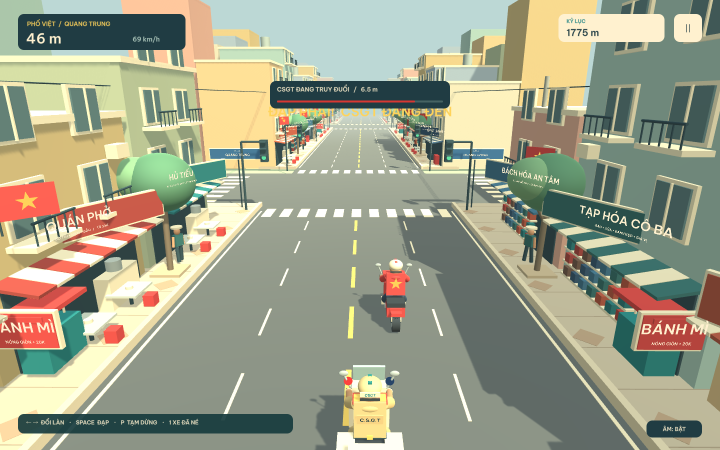
#> input picture Captures/13-chase.png, 1440 x 900 px, given in place of PV_BlueSupercar_Palette-xanh-goc.png, which was not available (shown at 1/2 size)
$ python recolor_player_yellow.py 1.0 1.0
#> lines starting #> are read from the running program, lines starting #| are printed output that depends on the picture; after the words box and inside, x2 and y2 are one past the last pixel; in counts of white or black regions, pixels touching at a corner belong together
# 21.336 — đổi màu chủ đạo xe người chơi (Blue Petshop Supercar) từ xanh dương sang vàng.
# Đọc bản gốc xanh (ArtSource/Concepts/XeVang-20261123/PV_BlueSupercar_Palette-xanh-goc.png), chỉ đổi điểm ảnh có sắc xanh dương
# (hue 185–265°, độ bão hoà > 0,2), giữ đen/xám/trắng/chữ/đèn; ghi đè Assets/PhoViet/Art/PlayerCar/PV_BlueSupercar_Palette.png.
# Chạy:  python -X utf8 AgentScripts/recolor_player_yellow.py [hue_vàng=50] [tăng_sáng=1.45]
# Muốn trả về xanh: chép lại tệp gốc ở thư mục ArtSource trên vào Assets/PhoViet/Art/PlayerCar/PV_BlueSupercar_Palette.png.
import sys
import numpy as np
from PIL import Image

SRC = "ArtSource/Concepts/XeVang-20261123/PV_BlueSupercar_Palette-xanh-goc.png"
DST = "Assets/PhoViet/Art/PlayerCar/PV_BlueSupercar_Palette.png"
HUE = float(sys.argv[1]) if len(sys.argv) > 1 else 50.0
GAIN = float(sys.argv[2]) if len(sys.argv) > 2 else 1.45


def smooth(e0, e1, x):
    t = np.clip((x - e0) / (e1 - e0), 0, 1)
    return t * t * (3 - 2 * t)


a = np.asarray(Image.open(SRC).convert("RGB")).astype(np.float64) / 255.0
r, g, b = a[..., 0], a[..., 1], a[..., 2]
mx, mn = a.max(2), a.min(2)
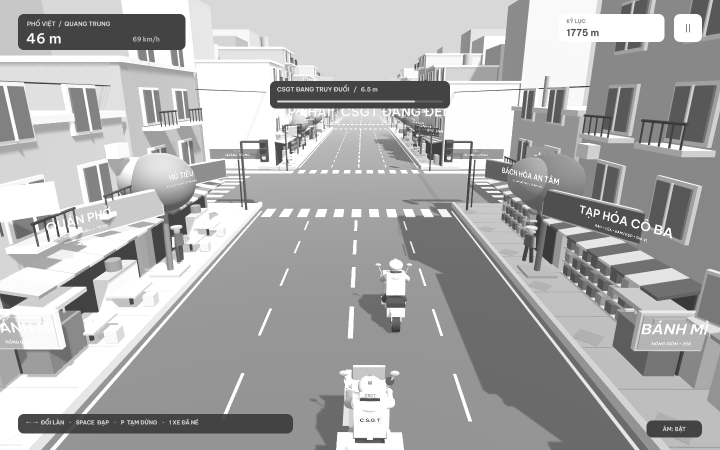
#> mx: shape (900, 1440) float64 (shown at 1/2 size); min 0.173, max 1, mean 0.67
d = mx - mn
s = np.where(mx > 1e-5, d / np.maximum(mx, 1e-5), 0)
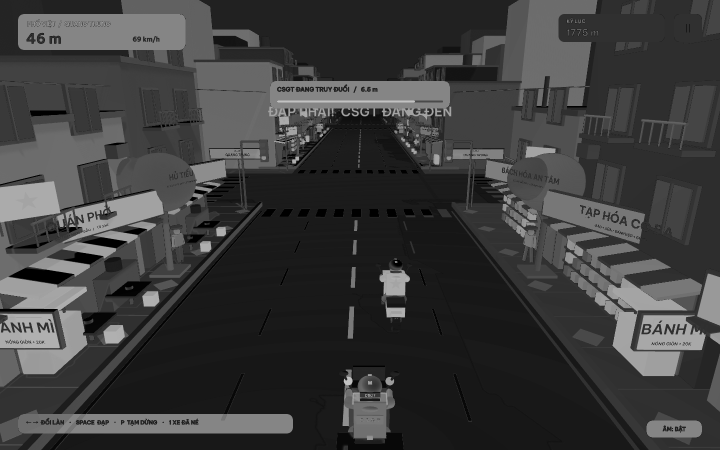
#> s: shape (900, 1440) float64 (shown at 1/2 size); min 0, max 0.82, mean 0.239
h = np.zeros_like(mx)
nz = d > 1e-5
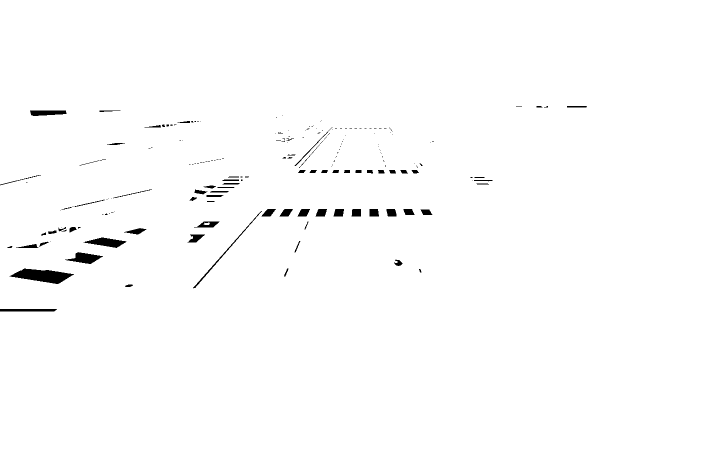
#> nz: shape (900, 1440) bool (shown at 1/2 size); 98.9% white; 196 black regions (124 under 20 px), largest, box (x1, y1, x2, y2) and area: (19, 537, 148, 568) 2247, (167, 475, 253, 496) 951, (130, 504, 206, 528) 919
rm = nz & (mx == r); gm = nz & (mx == g) & ~rm; bm = nz & ~rm & ~gm
#> after `rm = nz & (mx == r)`: rm: shape (900, 1440) bool; 35.1% white; 768 white regions (592 under 20 px), largest, box (x1, y1, x2, y2) and area: (0, 163, 525, 900) 150557, (903, 394, 1440, 900) 97118, (783, 0, 1329, 426) 85714
#> after `gm = nz & (mx == g) & ~rm`:
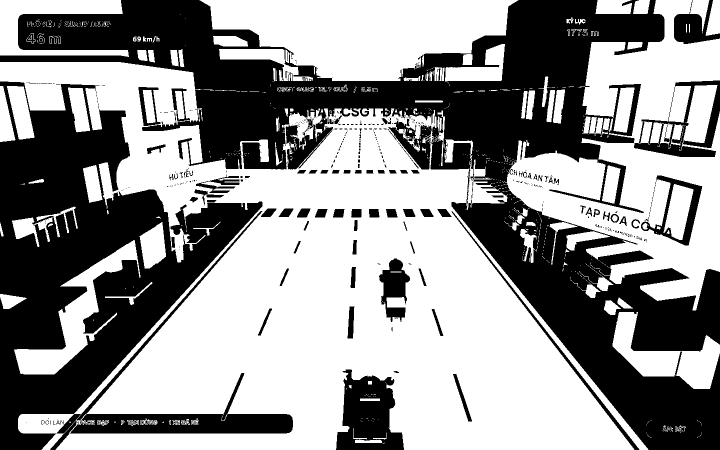
#> gm: shape (900, 1440) bool (shown at 1/2 size); 57.8% white; 418 black regions (329 under 20 px), largest, box (x1, y1, x2, y2) and area: (0, 0, 1440, 900) 312739, (0, 163, 586, 900) 181102, (672, 739, 808, 900) 14288
#> after `bm = nz & ~rm & ~gm`: bm: shape (900, 1440) bool; 6% white; 283 white regions (227 under 20 px), largest, box (x1, y1, x2, y2) and area: (36, 28, 371, 100) 21817, (540, 135, 900, 229) 17454, (140, 828, 586, 867) 15232
h[rm] = (60 * ((g - b)[rm] / d[rm])) % 360
h[gm] = 60 * ((b - r)[gm] / d[gm]) + 120
h[bm] = 60 * ((r - g)[bm] / d[bm]) + 240
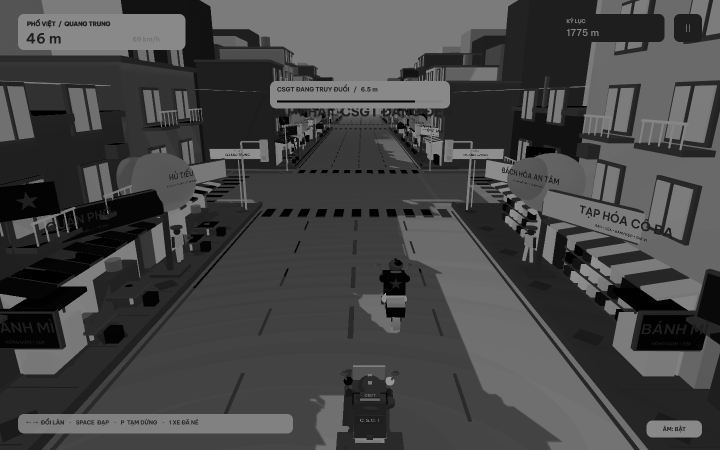
#> h: shape (900, 1440) float64 (shown at 1/2 size); min 0, max 357.3, mean 98.7; drawn with min black and max white

# trọng số: sắc xanh dương + đủ bão hoà (mép mềm để không lộ viền)
w = smooth(185, 200, h) * (1 - smooth(250, 265, h)) * smooth(0.2, 0.38, s)
#> in smooth (call 2), `t = np.clip((x - e0) / (e1 - e0), 0, 1)`: t: shape (900, 1440) float64; values 0 (black) and 1 (white), 0% white in thin lines or dots, all inside (x1, y1, x2, y2) = (769, 260, 1022, 603)

nh = HUE + (h - 215) * 0.12                      # giữ chút biến thiên sắc
ns = np.clip(s * 1.05, 0, 0.92)
nv = np.clip(mx * GAIN, 0, 1) ** 0.85            # vàng cần sáng hơn xanh mới ra vàng (không thành ô-liu)

c = nv * ns
x = c * (1 - np.abs((nh / 60) % 2 - 1))
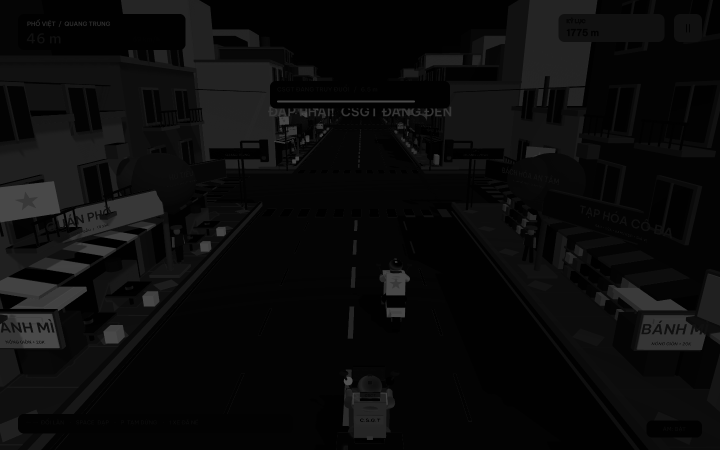
#> x: shape (900, 1440) float64 (shown at 1/2 size); min 0, max 0.328, mean 0.0455
m = nv - c
# HUE nằm trong [0,60) → (C, X, 0)
yr, yg, yb = c + m, x + m, m

out = np.stack([r * (1 - w) + yr * w, g * (1 - w) + yg * w, b * (1 - w) + yb * w], -1)
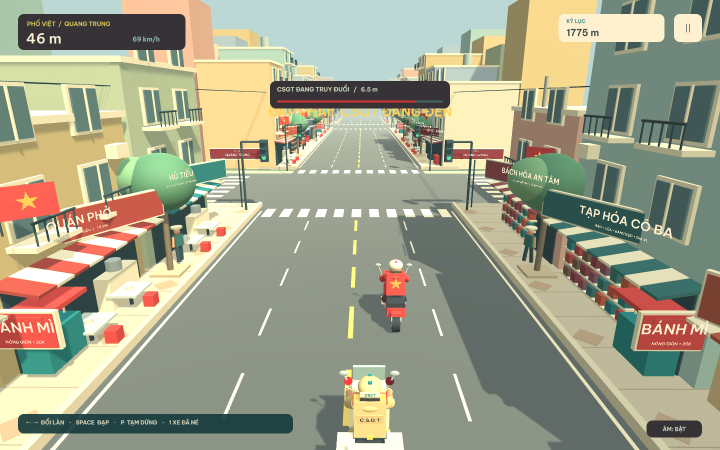
#> out: shape (900, 1440, 3) float64 (shown at 1/2 size); mean of channels 0, 1, 2 0.625, 0.626, 0.536; drawn as R, G, B
Image.fromarray((np.clip(out, 0, 1) * 255 + .5).astype(np.uint8)).save(DST, optimize=True)
print("đã đổi", round(float((w > .5).mean()) * 100, 1), "% điểm ảnh sang vàng, hue", HUE, "→", DST)
#| đã đổi 0.7 % điểm ảnh sang vàng, hue 1.0 → Assets/PhoViet/Art/PlayerCar/PV_BlueSupercar_Palette.png

$ run again, on Captures/bikes-v2-hero-front.png
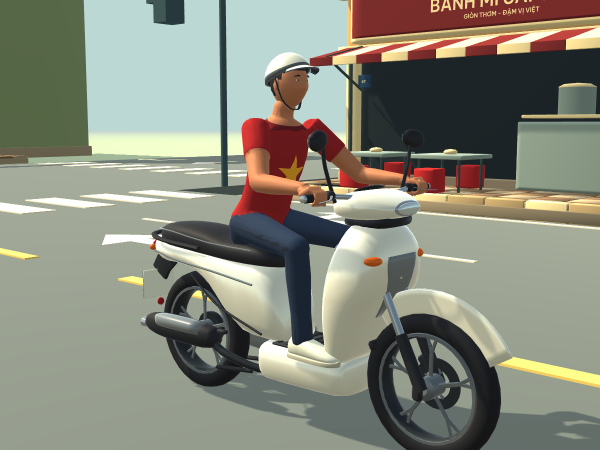
#> input picture Captures/bikes-v2-hero-front.png, 1200 x 900 px, given in place of PV_BlueSupercar_Palette-xanh-goc.png, which was not available (shown at 1/2 size)
#> `nz = d > 1e-5`:
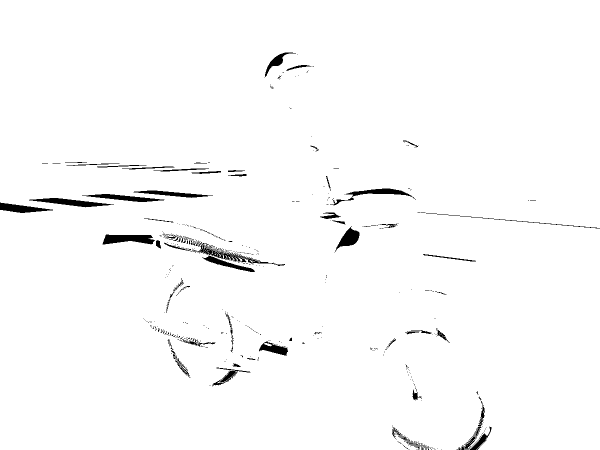
#> nz: shape (900, 1200) bool (shown at 1/2 size); 98.1% white; 464 black regions (396 under 20 px), largest, box (x1, y1, x2, y2) and area: (205, 469, 310, 489) 1498, (58, 396, 228, 415) 1361, (395, 484, 570, 532) 1327
#> rm: shape (900, 1200) bool; 18.8% white; 580 white regions (503 under 20 px), largest, box (x1, y1, x2, y2) and area: (619, 0, 1200, 169) 59296, (456, 140, 814, 450) 44561, (809, 324, 1200, 460) 29167
#> gm: shape (900, 1200) bool; 63.9% white; 274 black regions (236 under 20 px), largest, box (x1, y1, x2, y2) and area: (204, 0, 1200, 900) 361068, (0, 292, 184, 329) 4288, (763, 731, 911, 883) 4245
#> bm: shape (900, 1200) bool; 15.5% white; 330 white regions (281 under 20 px), largest, box (x1, y1, x2, y2) and area: (714, 96, 1200, 383) 77894, (356, 418, 824, 690) 27755, (735, 584, 1002, 900) 25430
#> t: shape (900, 1200) float64; values 0 (black) and 1 (white), 1.6% white; 106 white regions (88 under 20 px), largest, box (x1, y1, x2, y2) and area: (504, 237, 690, 337) 9281, (482, 377, 586, 450) 3059, (920, 329, 960, 375) 1348
#> `Image.fromarray((np.clip(out, 0, 1) * 255 + .5).astype(np.uint8)).save..`:
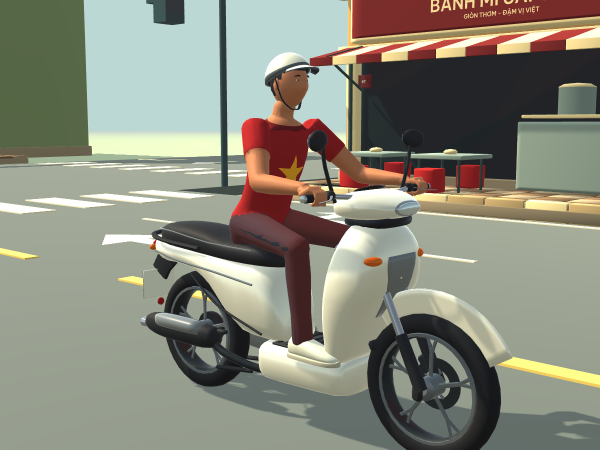
#> saved as PV_BlueSupercar_Palette.png: PIL image 1200x900 RGB (shown at 1/2 size); mean R, G, B 136.6, 137, 123.1
#| đã đổi 2.2 % điểm ảnh sang vàng, hue 1.0 → Assets/PhoViet/Art/PlayerCar/PV_BlueSupercar_Palette.png
